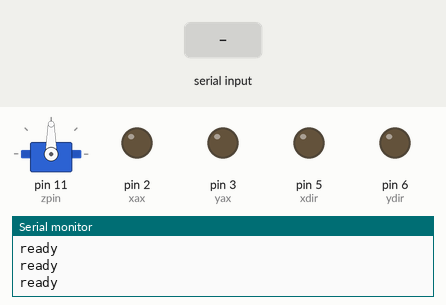
The sketch below on a simulated Arduino Uno, built with avr-gcc and run on an emulated ATmega328P. Shown: servo, output pins drawn as LEDs (lit = HIGH), the last lines printed to the serial monitor. The test bench sets the inputs (shaded band).

Above: at 1.2 s.
1.3 s: "6\n" received over Serial
At 3.4 s:
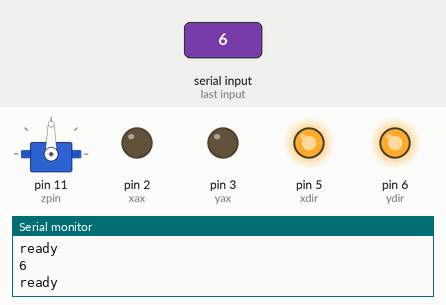
4.0 s: "1,90\n" received over Serial
At 6.3 s:
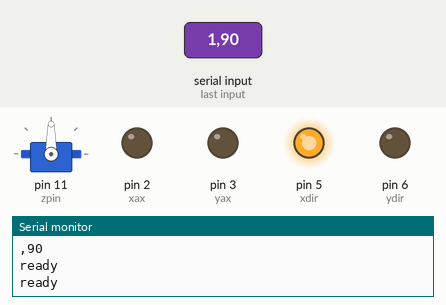
6.6 s: "0\n" received over Serial
At 9.3 s:
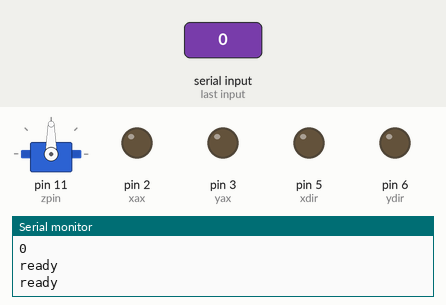
9.6 s: "5\n" received over Serial
At 11.4 s:
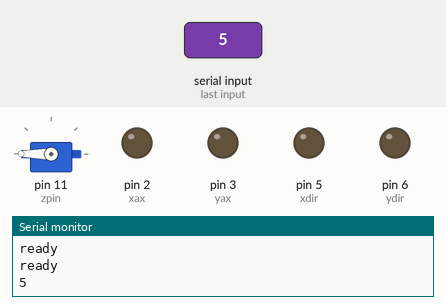
12.5 s: "7\n" received over Serial
At 14.1 s:
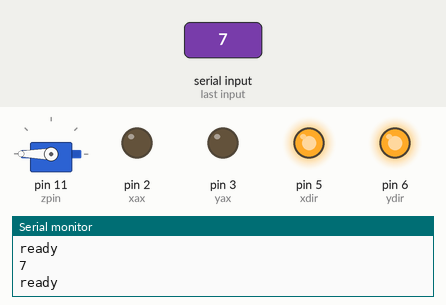
15.1 s: "1,90,45\n" received over Serial
At 17.5 s:
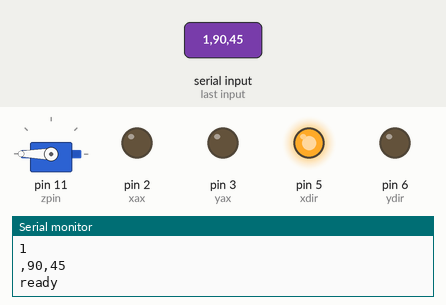
Timing chart, 0 to 19.0 s (numbered marks = the images above; inputs shaded):
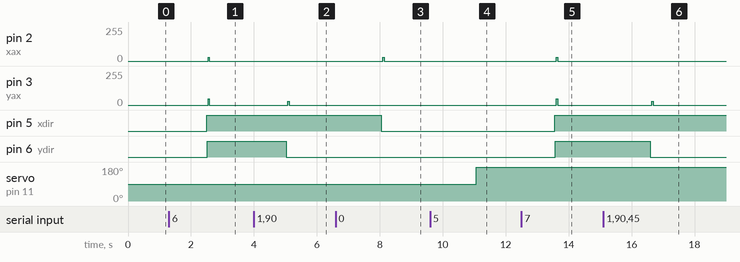

Measured:
- after the input at 1.3 s, pin 2 (xax): 0/255 → 29/255 after 1.2 s, → 0/255 0.04 s later; pin 3 (yax): 0/255 → 46/255 after 1.2 s, → 0/255 0.04 s later; pin 5 (xdir), pin 6 (ydir): LOW → HIGH after 1.2 s
- after the input at 4.0 s, pin 3 (yax): 0/255 → 29/255 after 1.1 s, → 0/255 0.04 s later; pin 6 (ydir): HIGH → LOW after 1.0 s
- after the input at 6.6 s, pin 2 (xax): 0/255 → 29/255 after 1.5 s, → 0/255 0.04 s later; pin 5 (xdir): HIGH → LOW after 1.4 s
- after the input at 9.6 s, servo on pin 11 (zpin): 90° → 180° after 1.5 s
- after the input at 12.5 s, pin 2 (xax): 0/255 → 29/255 after 1.1 s, → 0/255 0.04 s later; pin 3 (yax): 0/255 → 46/255 after 1.1 s, → 0/255 0.04 s later; pin 5 (xdir), pin 6 (ydir): LOW → HIGH after 1.1 s
- after the input at 15.1 s, pin 3 (yax): 0/255 → 29/255 after 1.5 s, → 0/255 0.04 s later; pin 6 (ydir): HIGH → LOW after 1.5 s

The sketch:

cnc_plotter.ino
```cpp
#include <Servo.h>

//x axis pins
#define xax 2 //cnc x axis pulse pins
#define xdir 5 //cnc x axis direction pins

//y axis pins
#define yax 3 //cnc y axis pulse pins
#define ydir 6 //cnc y axis direction pins

//z axis servo
Servo penHolder;
#define zpin 11

//z axis servo values
const int pen_up_val = 90;
const int pen_down_val = 180;

//relative coordinate position to origin
int posit_x = 0;
int posit_y = 0;

//set default stepping speed
int stepping_speed = 1500;

//temporary variables to stop memory leak
float dif_dist;
int resolution;
int dif_coord;
int dist_per_point;
String data;

void setup() {

  Serial.begin(9600);

  pinMode(xax, OUTPUT);
  pinMode(yax, OUTPUT);
  pinMode(xdir, OUTPUT);
  pinMode(ydir, OUTPUT);

  //z axis definition
  penHolder.attach(zpin);

  //put pen in ready position
  pen_up();

}

void loop() {

  //inform python code it is ready
  Serial.println("ready");

  if (Serial.available() > 0) {

    data = String(Serial.readStringUntil("\n"));

    Serial.println(data.substring(0, 1));
    Serial.println(data.substring(1));

    //(number corrisponding to instruction) (number of steps / IF OPERATION 5, CM FROM LEFT TO RIGHT)

    switch (data.substring(0, 1).toInt()) {

      case 4:
        pen_up();
        break;

      case 5:
        pen_down();
        break;

      case 6:
        draw_line(posit_x, posit_y, data.substring(1, 4).toInt(), data.substring(4, 7).toInt(), data.substring(7, 10).toInt(), data.substring(10, 13).toInt());
        break;

      case 7:
        move_to(posit_x, posit_y, data.substring(1, 4).toInt(), data.substring(4, 7).toInt());
        break;

      case 8:
        draw_image(data.substring(1, 4).toInt(), data.substring(4, 7).toInt(), data.substring(7));
        break;

      case 0:
        move_x(posit_x, data.substring(1).toInt());
        break;

      case 1:
        move_y(posit_y, data.substring(1).toInt());
        break;

    }

  }

  delay(500);

}
```

functions.ino
```cpp
//function_family: pen movement
//description: moves pen
//arguments: none
//return value: none
void pen_down() {

  penHolder.write(pen_down_val);

}

//function_family: pen movement
//description: moves pen
//arguments: none
//return value: none
void pen_up() {

  penHolder.write(pen_up_val);

}

//function_family: utility functions
//description: gets the amount of intermited points between two 1D coordinates
//arguments: Line's starting and ending values, resolution, and for loop's iteration count.
//return value: point between two coordinates at current for loop iteration
int points(int start_val, int fin_val, int res, int iter) {

  dif_coord = fin_val - start_val;

  dist_per_point = dif_coord / res;

  return dist_per_point * iter + start_val;

}

//function_family: draw image
//description: draws image imported over python
//arguments: image width, image height, image (converted to bits)
//return value: none
void draw_image(int width, int height, String image) {

  for (int x = 0; x < width; x++) {

    for (int y = 0; y < height; y++) {

      move_x(posit_x, x * 5);
      move_y(posit_y, y * 5);

      Serial.println(image[(x * height) + y]);

      if(image[(x * height) + y] == '0'){

          pen_down();
          delay(50);
          pen_up();
          delay(50);

        }

    }

  }

}

//function_family: move to 2d coordinate
//description: moves to 2d coordinate
//arguments: current x position, current y position, distination x position, destination y position
//return value: none
void move_to(float cur_x, float cur_y, float end_x, float end_y) {
  resolution = min(abs(end_x - cur_x), abs(end_y - cur_y));

  for (int x = 0; x < (resolution + 2); x++) {

    move_x(posit_x, points(cur_x, end_x, resolution, x));
    move_y(posit_y, points(cur_y, end_y, resolution, x));

  }

}

//function_family: draw line
//description: draws a line
//arguments: current position of pen's x axis, current position of pen's y axis, and starting/ending coordinates for the line
//return value: none
void draw_line(float cur_x, float cur_y, float start_x, float start_y, float end_x, float end_y) {

  if (cur_x != start_x && cur_y != start_y) {

    pen_up();
    move_to(cur_x, cur_y, start_x, start_y);
    pen_down();

  }

  move_to(start_x, start_y, end_x, end_y);

}

//function_family: draw shape
//description: draws a rectangle
//arguments: coordinates of pen, and coordinats for two opposite corners of the rectangle.
//return value: none
void draw_rectangle(float cur_x, float cur_y, float start_x, float start_y, float end_x, float end_y) {

  if (cur_x != start_x && cur_y != start_y) {

    pen_up();
    move_to(cur_x, cur_y, start_x, start_y);
    pen_down();

  }

  move_to(start_x, start_y, end_x, start_y);
  move_to(end_x, start_y, end_x, end_y);
  move_to(end_x, end_y, start_x, end_y);
  move_to(start_x, end_y, start_x, start_y);
  move_to(start_x, start_y, end_x, start_y);

}

//function_family: draw single axis line
//description: draws a line from given values x axis
//arguments: current position of pen's x axis, the line's starting point, the line's ending point
//return value: none
void draw_line_x(float cur_x, float start_x, float end_x) {

  if (cur_x != start_x) {

    pen_up();
    move_x(cur_x, start_x);
    pen_down();

  }

  move_x(start_x, end_x);

}

//function_family: draw single axis line
//description: draws a line from given values y axis
//arguments: current position of pen's y axis, the line's starting point, the line's ending point
//return value: none
void draw_line_y(float cur_y, float start_y, float end_y) {

  if (cur_y != start_y) {

    pen_up();
    move_y(cur_y, start_y);
    pen_down();

  }

  move_y(start_y, end_y);

}

//function_family: single axis absolute coordinate movement
//description: moves pen to an absolute x axis coordinate
//arguments: current position of pen's y axis, the new y axis position to move to
//return value: none
void move_x(float current_pos, float new_pos) {

  //get the distance needed to move
  dif_dist = new_pos - current_pos;

  //logic to make value absolute and to set direction pins
  if (dif_dist > 0) {

    digitalWrite(xdir, LOW);

  }

  else if (dif_dist < 0) {

    digitalWrite(xdir, HIGH);
    dif_dist = dif_dist * -1;

  }

  else if (dif_dist == 0) {

    return;

  }

  //move
  for (int x = 0; x < (dif_dist * 5); x++) {

    digitalWrite(xax, HIGH);
    delayMicroseconds(1500);
    digitalWrite(xax, LOW);
    delayMicroseconds(1500);

  }

  posit_x = new_pos;

}

//function_family: single axis absolute coordinate movement
//description: moves pen to an absolute y axis coordinate
//arguments: current position of pen's y axis, the new y axis position to move to
//return value: none
void move_y(float current_pos, float new_pos) {

  //get the distance needed to move
  dif_dist = new_pos - current_pos;

  //logic to make value absolute and to set direction pins
  if (dif_dist > 0) {

    digitalWrite(ydir, LOW);

  }

  else if (dif_dist < 0) {

    digitalWrite(ydir, HIGH);
    dif_dist = dif_dist * -1;

  }

  else if (dif_dist == 0) {

    return;

  }

  //move

  for (int x = 0; x < (dif_dist * 5); x++) {

    digitalWrite(yax, HIGH);
    delayMicroseconds(1500);
    digitalWrite(yax, LOW);
    delayMicroseconds(1500);

  }

  posit_y = new_pos;

}

//function_family: basic movement
//description: moves pen left (steps)
//arguments: steps to move
//return value: none
void left(int steps) {

  digitalWrite(xdir, LOW);

  for (int x = 0; x < steps; x++) {

    digitalWrite(xax, HIGH);
    delayMicroseconds(stepping_speed);
    digitalWrite(xax, LOW);
    delayMicroseconds(stepping_speed);

  }

}

//function_family: basic movement
//description: moves pen right (steps)
//arguments: steps to move
//return value: none
void right(int steps) {

  digitalWrite(xdir, HIGH);

  for (int x = 0; x < steps; x++) {

    digitalWrite(xax, HIGH);
    delayMicroseconds(stepping_speed);
    digitalWrite(xax, LOW);
    delayMicroseconds(stepping_speed);

  }

}

//function_family: basic movement
//description: moves pen up (steps)
//arguments: steps to move
//return value: none
void up(int steps) {

  digitalWrite(ydir, LOW);

  for (int x = 0; x < steps; x++) {

    digitalWrite(yax, HIGH);
    delayMicroseconds(stepping_speed);
    digitalWrite(yax, LOW);
    delayMicroseconds(stepping_speed);

  }

}

//function_family: basic movement
//description: moves pen down (steps)
//arguments: steps to move
//return value: none
void down(int steps) {

  digitalWrite(ydir, HIGH);

  for (int x = 0; x < steps; x++) {

    digitalWrite(yax, HIGH);
    delayMicroseconds(stepping_speed);
    digitalWrite(yax, LOW);
    delayMicroseconds(stepping_speed);

  }

}
```
